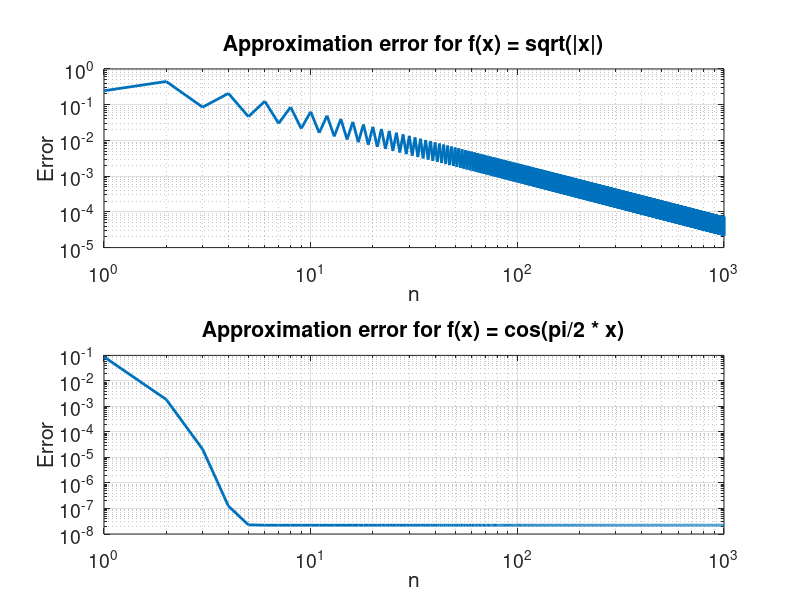

The MATLAB source for this figure:
% Calculate numerically the roots of the polynomials p_n
r_1 = roots([           1,  0])
r_2 = roots([       2,  0, -1])
r_3 = roots([   4,  0, -3,  0])
r_4 = roots([8, 0, -8,  0,  1])

% Compare with explicit formula
r = @(i, n) cos(pi * (2*i + 1)/(2*(n + 1)));
rs = @(n) r((0:n)', n);

xs_1 = rs(0)
xs_2 = rs(1)
xs_3 = rs(2)
xs_4 = rs(3)

% Define quadrature rule
Q = @(f, n) sum(pi/(n + 1)*f(rs(n)));
% MATLAB numerical integration for comparison
w = @(x) 1./sqrt(1 - x.^2);
I = @(f) integral(@(x) f(x).*w(x), -1, 1, 'AbsTol', 1e-16);
% Calculate error in quadrature rule
err = @(f, n) abs(Q(f, n) - I(f));

% Functions we want to integrate
f_1 = @(x) sqrt(abs(x));
f_2 = @(x) cos(pi/2 * x);

% Plot errors on a graph
ns = 1:1000;
errs_1 = arrayfun(@(n) err(f_1, n), ns);
errs_2 = arrayfun(@(n) err(f_2, n), ns);

subplot(2, 1, 1);
loglog(ns, errs_1, 'LineWidth', 2);
xlabel('n');
ylabel('Error')
title('Approximation error for f(x) = sqrt(|x|)');
set(gca, 'FontSize', 14);
grid on;

subplot(2, 1, 2);
loglog(ns, errs_2, 'LineWidth', 2);
xlabel('n');
set(gca, 'FontSize', 14);
ylabel('Error')
title('Approximation error for f(x) = cos(pi/2 * x)');
grid on;